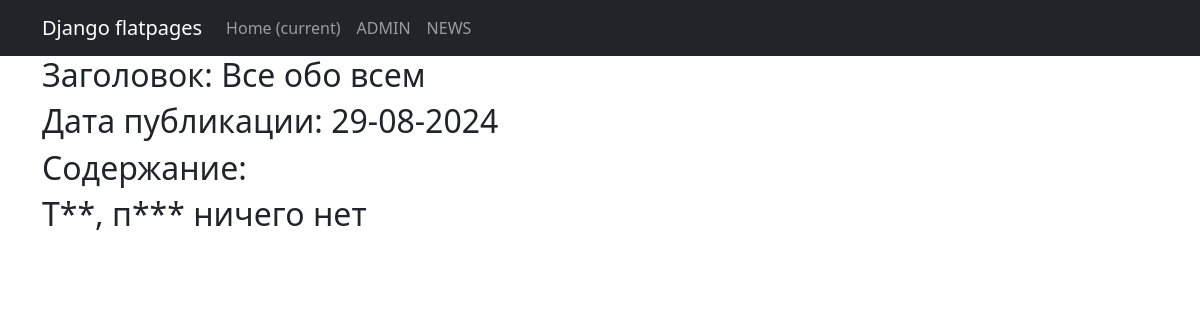
Screenshot of /news/3 with the database file from the repository.
### news/models.py (models this page shows, shortened)
class Post(models.Model):
    new = 'New'
    article = 'Arc'
    KINDS = ((new, 'Новость'),
             (article, 'Статья'),
             )
    author = models.ForeignKey(Author, on_delete=models.CASCADE)
    is_post = models.CharField(choices=KINDS, max_length=3, default='Arc')
    time_in = models.DateTimeField(auto_now_add=True)
    category = models.ManyToManyField(Category, through="PostCategory")
    header = models.CharField(max_length=128)
    content = models.TextField(default='Тут пока ничего нет')
    likes = models.IntegerField(default=0)
    class Meta:
        ordering = ["-time_in"]
        verbose_name = 'Пост'
        verbose_name_plural = 'Посты'

### news/views.py (the view)
# urls.py: path('<int:pk>', PostDetails.as_view(), name='post'),
class PostDetails(DetailView):
    model = Post
    template_name = 'new.html'
    context_object_name = 'post'

### news/templatetags/custom_filters.py (called while the page is built)
@register.filter()
def censure(string):
    for el in string.split():
        word = el.strip(',.:!@#№;$%^:&?*()-=+_/\\[]{}"<>')
        if word.lower() in censure_list:
            string = string.replace(word, f"{el[0]}{'*' * (len(word) - 1)}")
    return string

### templates/new.html (shortened to what this page needs)
{% extends 'flatpages/default.html' %}
{% load custom_filters %}
{% block content %}
<h2 style="text-align: left;">Заголовок: {{ post.header }}</h2>
<h2 style="text-align: left;">Дата публикации: {{ post.time_in|date:'d-m-Y'}}</h2>
<h2 style="text-align: left;">Содержание: </h2>
<h2 style="text-align: left;">{{ post.content|censure }}</h2>
{% endblock content %}

### rows the page displays
Post: header "Все обо всем", time_in "29-08-2024", content|censure "Т**, п*** ничего нет"
